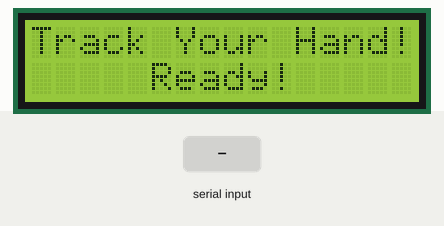
A sketch run on a simulated ESP32. Shown: 16×2 character LCD. The inputs (shaded band) are chosen by the test bench.

Above: at 1.3 s.
1.4 s: "90,45\n" received over Serial
At 3.1 s:
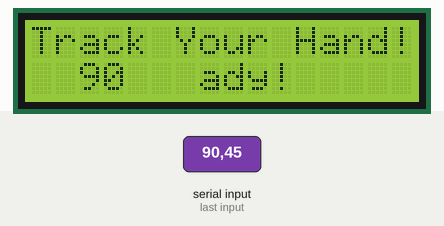
3.9 s: "5\n" received over Serial
At 5.3 s:
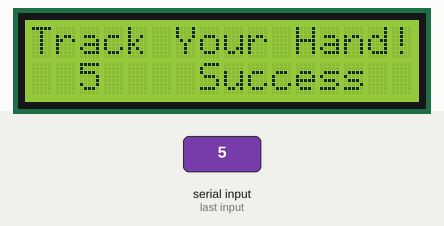
Timing chart, 0 to 6.9 s (numbered marks = the images above; inputs shaded):
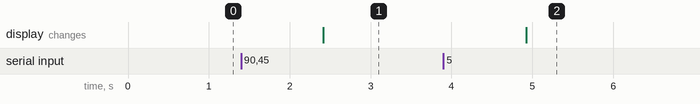

The sketch:

esc_master.ino
```cpp
#include <esp_now.h>
#include <WiFi.h>
#include <esp_wifi.h>
#include <Wire.h>
#include <LiquidCrystal_I2C.h>

LiquidCrystal_I2C lcd(0x27, 16, 2);

uint8_t espAddress[] = { 0x54, 0x43, 0xB2, 0xC3, 0x1C, 0x84 };  //ESP32 Micro ku

typedef struct struct_message {
  int sensorData;
} struct_message;

struct_message myData;

int waitingTime;

// Callback when data is sent
void onDataSent(const uint8_t *mac_addr, esp_now_send_status_t status) {
  // Serial.print("\r\nLast Packet Send Status: ");
  // Serial.println(status == ESP_NOW_SEND_SUCCESS ? "Delivery Success" : "Delivery Fail");
}

void setup() {
  Serial.begin(115200);
  lcd.begin(16, 2);

  lcd.init();
  lcd.backlight();

  lcd.setCursor(0, 0);
  lcd.print("Track Your Hand!");
  lcd.setCursor(0, 1);
  lcd.print("     Ready!     ");

  WiFi.mode(WIFI_STA);

  esp_wifi_set_channel(1, WIFI_SECOND_CHAN_NONE);

  if (esp_now_init() != ESP_OK) {
    return;
  }

  esp_now_register_send_cb(onDataSent);

  esp_now_peer_info_t peerInfo;
  memcpy(peerInfo.peer_addr, espAddress, 6);
  peerInfo.channel = 0;
  peerInfo.encrypt = false;

  if (esp_now_add_peer(&peerInfo) != ESP_OK) {
    return;
  }
}

void loop() {
  if (Serial.available()) {
    String receivedData = Serial.readString();
    int numRecv = receivedData.toInt();
    lcd.setCursor(0, 1);
    lcd.print("       ");
    lcd.setCursor(2, 1);
    lcd.print(numRecv);
    if (numRecv < 6) {
      waitingTime = 0;
      myData.sensorData = numRecv;  // Membaca sensor
      esp_err_t result = esp_now_send(espAddress, (uint8_t *)&myData, sizeof(myData));
      if (result == ESP_OK) {
        lcd.setCursor(7, 1);
        lcd.print("Success   ");
      } else {
        lcd.setCursor(7, 1);
        lcd.print("Failed    ");
      }
    }
    else waitingTime = 300;
    delay(waitingTime);
  }
}
```

Measured:
- after the input at 1.4 s, the display: changes after 1.0 s (image 1)
- after the input at 3.9 s, the display: changes after 1.0 s (image 2)
